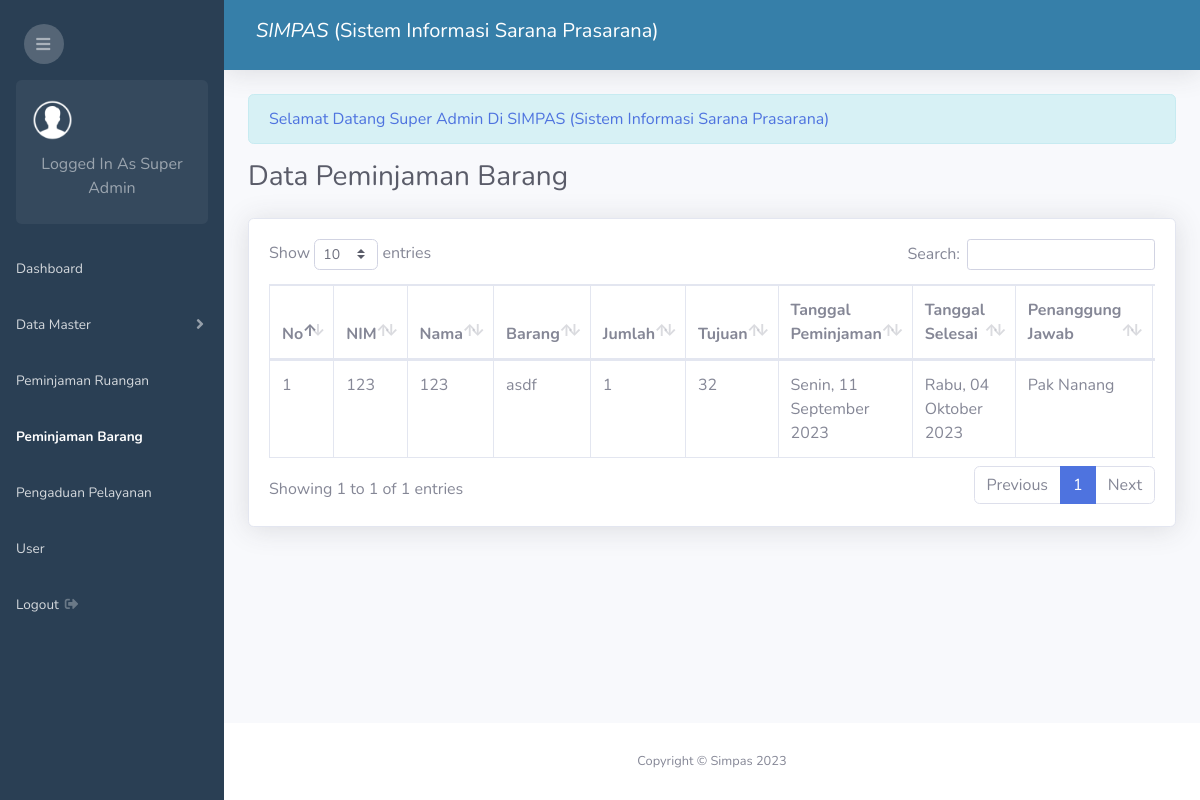
The app's page /admin.php?page=peminjaman-barang (signed in) with its own data.
### tables this page shows
CREATE TABLE `peminjaman_barang` (
  `id_peminjaman_barang` int(11) NOT NULL,
  `mahasiswa_id` int(11) NOT NULL,
  `barang_kd` varchar(25) NOT NULL,
  `jumlah_barang` int(11) NOT NULL,
  `tujuan` text NOT NULL,
  `tanggal_peminjaman` date NOT NULL,
  `tanggal_selesai` date NOT NULL,
  `status` enum('Returned','Approved','Disapproved','Pending') DEFAULT 'Pending',
  `pj` varchar(100) DEFAULT NULL,
  `created_at` timestamp NOT NULL DEFAULT current_timestamp(),
  `user_id` int(11) DEFAULT NULL
);

CREATE TABLE `mahasiswa` (
  `id_mahasiswa` int(11) NOT NULL,
  `nama_mahasiswa` varchar(200) NOT NULL,
  `nim` varchar(50) NOT NULL,
  `semester` int(11) NOT NULL,
  `prodi` varchar(100) NOT NULL,
  `password` varchar(100) NOT NULL
);

CREATE TABLE `barang` (
  `kd_barang` varchar(25) NOT NULL,
  `nama_barang` varchar(100) NOT NULL,
  `kategori_id` int(11) NOT NULL,
  `merek` varchar(100) NOT NULL,
  `spesifikasi` varchar(100) NOT NULL,
  `lokasi` varchar(100) NOT NULL,
  `status_barang` varchar(50) NOT NULL,
  `total` int(11) NOT NULL
);

### date_formatter.php (called while the page is built, shortened)
<?php
function formatDateIndonesia2($timestamp) {
    $dateTime = new DateTime($timestamp);
    $formattedDate = $dateTime->format('l, d F Y');
    $dayTranslation = [
        'Monday'    => 'Senin',
        'Tuesday'   => 'Selasa',
        'Wednesday' => 'Rabu',
        'Thursday'  => 'Kamis',
        'Friday'    => 'Jumat',
        'Saturday'  => 'Sabtu',
        'Sunday'    => 'Minggu',
    ];
    $monthTranslation = [
        'January'   => 'Januari',
        'February'  => 'Februari',
        'March'     => 'Maret',
        'April'     => 'April',
        'May'       => 'Mei',
        'June'      => 'Juni',
        'July'      => 'Juli',
        'August'    => 'Agustus',
        'September' => 'September',
        'October'   => 'Oktober',
        'November'  => 'November',
        'December'  => 'Desember',
    ];
    foreach ($dayTranslation as $en => $id) {
        $formattedDate = str_replace($en, $id, $formattedDate);
    }
    foreach ($monthTranslation as $en => $id) {
        $formattedDate = str_replace($en, $id, $formattedDate);
    }
    return $formattedDate;
}
?>

### peminjaman_barang/index.php (the view, shortened to what this page needs)
<?php require 'date_formatter.php'; ?>
<div class="d-sm-flex align-items-center justify-content-between mb-4">
    <h1 class="h3 mb-0 text-gray-800">Data Peminjaman Barang</h1>
</div>
<div class="card shadow mb-4">
    <div class="card-body">
        <div class="table-responsive">
            <?php if($_SESSION['level'] == 'mahasiswi') { ?>
            <table class="table table-bordered" id="dataTable" width="100%" cellspacing="0">
                <thead>
                    <tr>
                        <th>No</th>
                        <th>Barang</th>
                        <th>Jumlah</th>
                        <th>Tujuan</th>
                        <th>Tanggal Peminjaman</th>
                        <th>Tanggal Selesai</th>
                        <th>Penanggung Jawab</th>
                        <th>Status</th>
                        <th>Aksi</th>
                    </tr>
                </thead>
                <tbody>
                <?php
                    $id_mahasiswa = $_SESSION['id'];
                    $no = 1;
                    $sql = mysqli_query($conn, "SELECT * FROM peminjaman_barang LEFT JOIN barang ON peminjaman_barang.barang_kd = barang.kd_barang WHERE mahasiswa_id = '$id_mahasiswa' ORDER BY id_peminjaman_barang DESC");
                    while($row = mysqli_fetch_assoc($sql)){
                ?>
                <tr>
                    <td><?php echo $no++ ?></td>
                    <td><?php echo $row['nama_barang'] == '' ? '-' : $row['nama_barang']; ?></td>
                    <td><?php echo $row['jumlah_barang'] ?></td>
                    <td><?php echo $row['tujuan'] ?></td>
                    <td><?php echo formatDateIndonesia2($row['tanggal_peminjaman']) ?></td>
                    <td><?php echo formatDateIndonesia2($row['tanggal_selesai']) ?></td>
                    <td><?php echo $row['pj'] ?></td>
                    <td>
                        <?php if($row['status'] == "Pending"){ ?>
                            <span class="badge badge-warning"><?php echo $row['status'] ?></span>
                        <?php } elseif($row['status'] == "Disapproved") { ?>
                            <span class="badge badge-danger"><?php echo $row['status'] ?></span>
                        <?php } elseif($row['status'] == "Approved") { ?>
                            <span class="badge badge-success"><?php echo $row['status'] ?></span>
                        <?php } else { ?>
                            <span class="badge badge-primary"><?php echo $row['status'] ?></span>
                        <?php } ?>
                    </td>
                    <td>
                        <a class="btn btn-sm btn-primary" href="admin.php?page=view-peminjaman-barang&id=<?php echo $row['id_peminjaman_barang'] ?>">View</a>
                    </td>
                </tr>
                <?php } ?>
                </tbody>
            </table>
            <?php }else{ ?>
                <table class="table table-bordered" id="dataTable" width="100%" cellspacing="0">
                <thead>
                    <tr>
                        <th>No</th>
                        <th>NIM</th>
                        <th>Nama</th>
                        <th>Barang</th>
                        <th>Jumlah</th>
                        <th>Tujuan</th>
                        <th>Tanggal Peminjaman</th>
                        <th>Tanggal Selesai</th>
                        <th>Penanggung Jawab</th>
                        <th>Status</th>
                    </tr>
                </thead>
                <tbody>
                <?php
                    $no = 1;
                    $sql = mysqli_query($conn, "SELECT * FROM peminjaman_barang LEFT JOIN barang ON peminjaman_barang.barang_kd = barang.kd_barang LEFT JOIN mahasiswa ON peminjaman_barang.mahasiswa_id = mahasiswa.id_mahasiswa ORDER BY peminjaman_barang.id_peminjaman_barang DESC");
                    while($row = mysqli_fetch_assoc($sql)){
                ?>
                <tr>
                    <td><?php echo $no++ ?></td>
                    <td><?php echo $row['nim'] == '' ? '-' : $row['nim']; ?></td>
                    <td><?php echo $row['nama_mahasiswa'] == '' ? '-' : $row['nama_mahasiswa']; ?></td>
                    <td><?php echo $row['nama_barang'] == '' ? '-' : $row['nama_barang']; ?></td>
                    <td><?php echo $row['jumlah_barang'] ?></td>
                    <td><?php echo $row['tujuan'] ?></td>
                    <td><?php echo formatDateIndonesia2($row['tanggal_peminjaman']) ?></td>
                    <td><?php echo formatDateIndonesia2($row['tanggal_selesai']) ?></td>
                    <td><?php echo $row['pj'] ?></td>
                    <td>
                    </td>
                </tr>
                <?php } ?>
                </tbody>
            </table>
            <?php } ?>
        </div>
    </div>
</div>

### records on screen
peminjaman_barang: mahasiswa.nim "123", mahasiswa.nama_mahasiswa "123", barang.nama_barang "asdf", jumlah_barang "1", tujuan "32", tanggal_peminjaman "Senin, 11 September 2023", tanggal_selesai "Rabu, 04 Oktober 2023", pj "Pak Nanang"

### other values on screen
$_SESSION['level'] "Super Admin"
